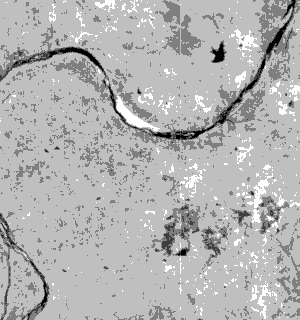
#> input picture testing/testing_complete/dat/10_18.tif, 300 x 320 px; its folder holds only this picture in this run
$ python rand.py
#> lines starting #> are read from the running program, lines starting #| are printed output that depends on the picture; after the words box and inside, x2 and y2 are one past the last pixel; in counts of white or black regions, pixels touching at a corner belong together
import random
import numpy as np
from PIL import Image
from tifffile import imsave
import tifffile as tif
import timeit
start = timeit.default_timer()
import os
def array_to_jpg_image(f):
    l=(f*(255/4095))//1
    gray=np.uint8(l)
    im = Image.fromarray(gray)
    return im

def f_up(fol):
    t=random.randrange(2,270);
    w=random.randrange(1,6);
    fol[:,t:t+w]=0
    return l
dt =np.dtype(np.uint16)
f=os.listdir('dat')
for _ in f:
    img= tif.imread("dat/"+_)
#> img is the input picture: shape (320, 300) int16; min 308, max 1471, mean 1101.5
    l = np.array(img,dtype=dt)
    #print(l.dtype,img.dtype)

    l=f_up(l)
#> in f_up, `fol[:,t:t+w]=0`:
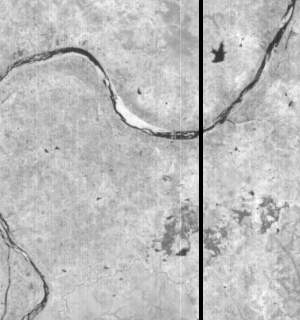
#> fol: shape (320, 300) uint16; min 0, max 1471, mean 1086.3; drawn with min black and max white
    l=f_up(l)
#> in f_up (call 2), `fol[:,t:t+w]=0`:
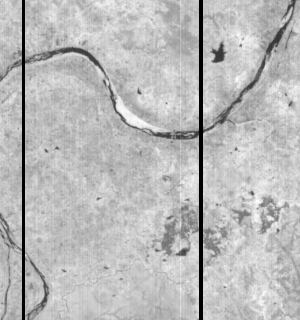
#> fol: shape (320, 300) uint16; 1% of pixels changed, all inside (x1, y1, x2, y2) = (22, 0, 25, 320); drawn with min black and max white
    while random.randrange(1,9)>=7:
        l=f_up(l)
#> this loop made 2 passes
#> pass 1, `l=f_up(l)`:
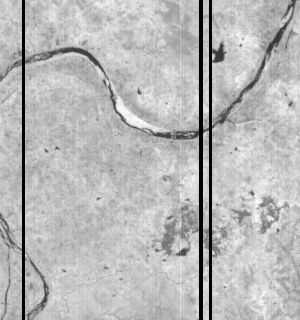
#> l: shape (320, 300) uint16; 1% of pixels changed, all inside (x1, y1, x2, y2) = (209, 0, 212, 320); drawn with min black and max white
#> pass 2, `l=f_up(l)`:
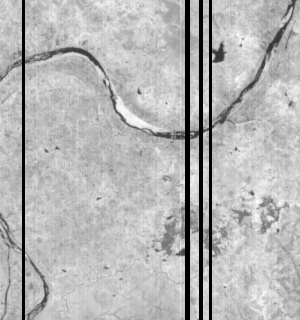
#> l: shape (320, 300) uint16; 1.67% of pixels changed, all inside (x1, y1, x2, y2) = (185, 0, 190, 320); drawn with min black and max white
    imsave("veri/c____"+_,l)
    array_to_jpg_image(l).save("veri_jpg/c____"+_[:-4]+".jpg")
#> in array_to_jpg_image, `gray=np.uint8(l)`:
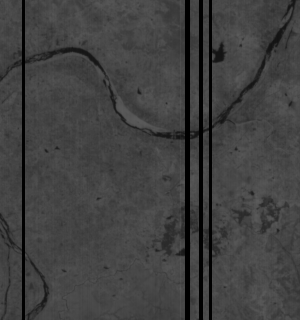
#> gray: shape (320, 300); min 0, max 91, mean 64.7
stop = timeit.default_timer()
print('Time: ', stop - start)

$ run again, on testing/testing_complete/dat/15_4.tif
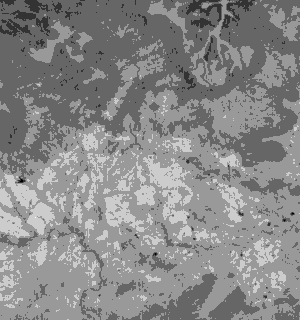
#> input picture testing/testing_complete/dat/15_4.tif, 300 x 320 px
#> img is the input picture: shape (320, 300) int16; min 460, max 1549, mean 1069
#> fol: shape (320, 300) uint16; min 0, max 1549, mean 1045
#> the loop `while random.randrange(1,9)>=7:` made 2 passes
#> pass 1, `l=f_up(l)`:
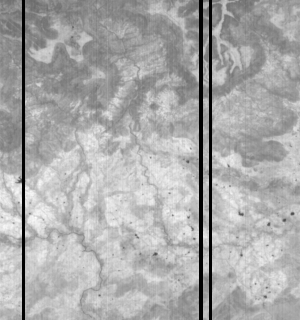
#> l: shape (320, 300) uint16; min 0, max 1549, mean 1034.8; drawn with min black and max white
#> in array_to_jpg_image, `gray=np.uint8(l)`:
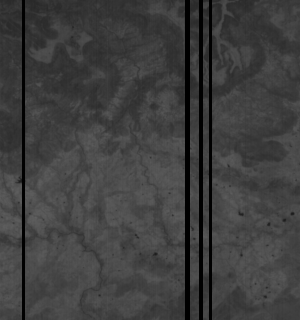
#> gray: shape (320, 300); min 0, max 96, mean 62.9

$ run again, on testing/testing_complete/dat/16_20.tif
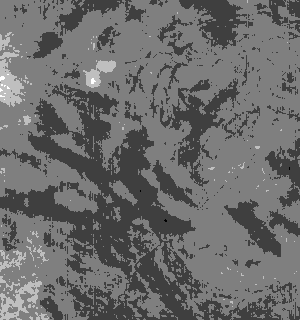
#> input picture testing/testing_complete/dat/16_20.tif, 300 x 320 px
#> img is the input picture: shape (320, 300) int16; min 479, max 1408, mean 811.7
#> fol: shape (320, 300) uint16; min 0, max 1408, mean 792
#> the loop `while random.randrange(1,9)>=7:` made 2 passes
#> pass 1, `l=f_up(l)`:
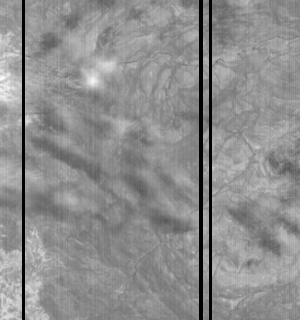
#> l: shape (320, 300) uint16; min 0, max 1408, mean 783.7; drawn with min black and max white
#> in array_to_jpg_image, `gray=np.uint8(l)`:
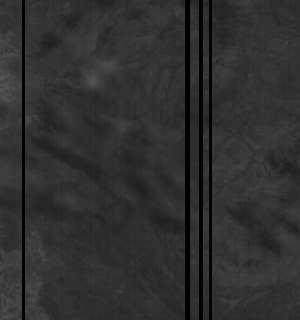
#> gray: shape (320, 300); min 0, max 87, mean 47.5

$ run again, on testing/testing_complete/dat/16_9.tif
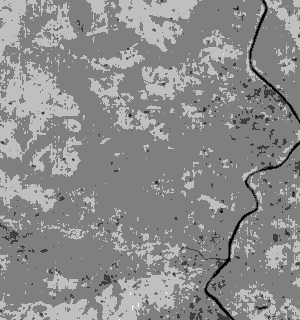
#> input picture testing/testing_complete/dat/16_9.tif, 300 x 320 px
#> img is the input picture: shape (320, 300) int16; min 358, max 1313, mean 959.2
#> fol: shape (320, 300) uint16; min 0, max 1313, mean 937
#> the loop `while random.randrange(1,9)>=7:` made 2 passes
#> pass 1, `l=f_up(l)`:
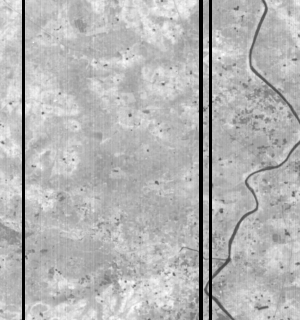
#> l: shape (320, 300) uint16; min 0, max 1313, mean 927.7; drawn with min black and max white
#> in array_to_jpg_image, `gray=np.uint8(l)`:
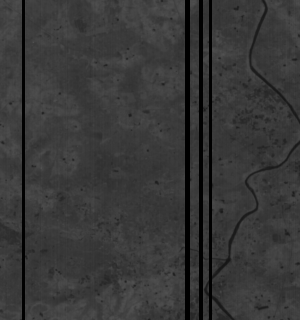
#> gray: shape (320, 300); min 0, max 81, mean 56.3
